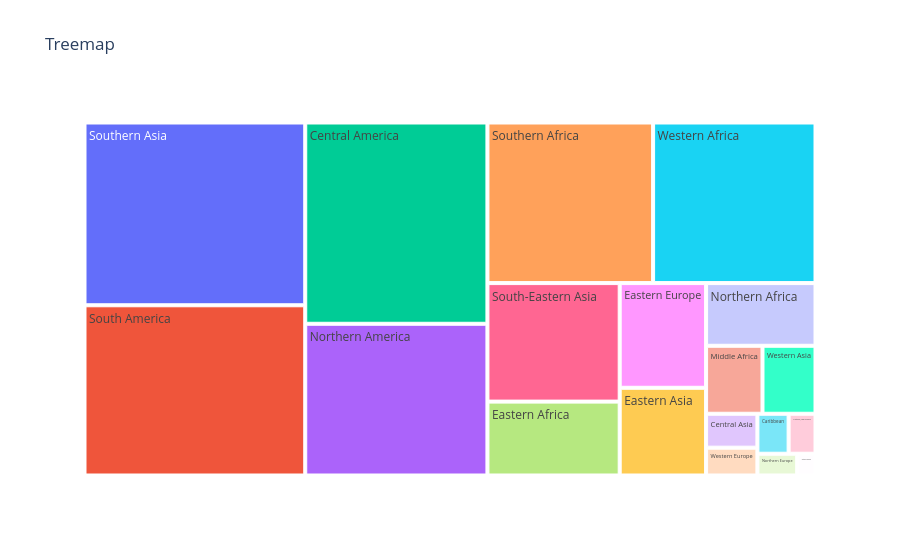

The cell this chart's notebook holds for it:
### Code cell
fig = px.treemap(df, path=['Category'], values='Value', title='Treemap')
fig.update_traces(hovertemplate='Category: %{label}<br>Value: %{value}')
fig.show()

### Figure 1 — Plotly figure (JSON) as saved in the notebook; plotly's stock layout.template omitted (floating-point values rounded to 4 significant figures)
{"data": [{"branchvalues": "total", "domain": {"x": [0, 1], "y": [0, 1]}, "hovertemplate": "Category: %{label}<br>Value: %{value}", "ids": ["Southern Asia", "South America", "Central America", "Northern America", "Southern Africa", "Western Africa", "South-Eastern Asia", "Eastern Africa", "Eastern Europe", "Eastern Asia", "Northern Africa", "Middle Africa", "Western Asia", "Central Asia", "Western Europe", "Caribbean", "Australia, New Zealand", "Northern Europe", "Southern Europe"], "labels": ["Southern Asia", "South America", "Central America", "Northern America", "Southern Africa", "Western Africa", "South-Eastern Asia", "Eastern Africa", "Eastern Europe", "Eastern Asia", "Northern Africa", "Middle Africa", "Western Asia", "Central Asia", "Western Europe", "Caribbean", "Australia, New Zealand", "Northern Europe", "Southern Europe"], "name": "", "parents": ["", "", "", "", "", "", "", "", "", "", "", "", "", "", "", "", "", "", ""], "type": "treemap", "values": [6515.0, 6067.0, 5921.0, 4463.0, 4296.0, 4211.0, 2531.0, 1578.0, 1460.0, 1223.0, 1108.0, 619.2, 581.9, 281.2, 230.6, 201.5, 173.5, 139.8, 64.29]}], "layout": {"legend": {"tracegroupgap": 0}, "title": {"text": "Treemap"}}}
